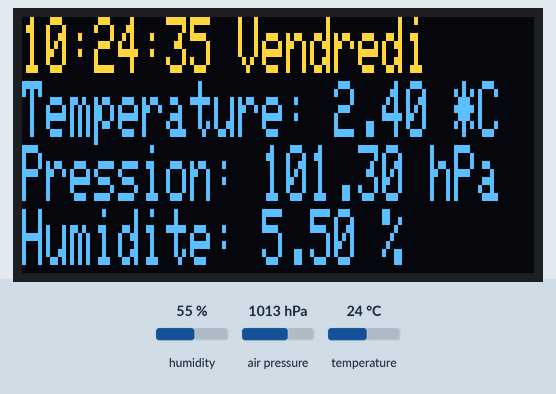
The sketch below on a simulated ESP8266 (NodeMCU). On the bench: 128×64 one-colour display. Inputs (shaded band) come from the test bench; at power-on: humidity 55 %, air pressure 1013 hPa, temperature 24 °C. The OLED is the two-colour kind (top 16 rows yellow); WiFi joins after 1.5 s; servers stay silent unless stated; network time is answered at once with the bench clock; uploads are accepted with an empty reply; the local clock reads 2024-03-15 10:24:30 at power-on unless the sketch sets it; what the sketch prints to the serial monitor is not drawn.

Above: at 6.2 s.
6.3 s: humidity set to 22 %
At 16.3 s:
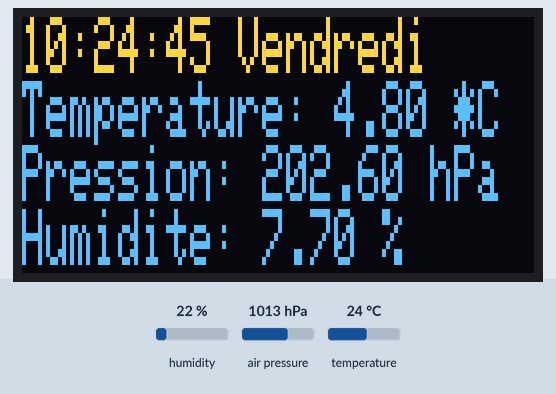
16.9 s: air pressure set to 952 hPa
At 26.8 s:
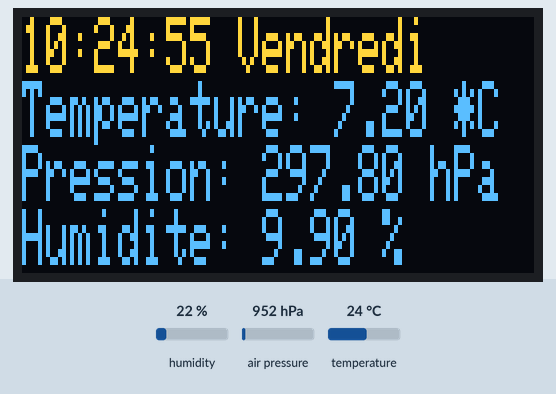
27.1 s: temperature set to 12 °C
At 36.2 s:
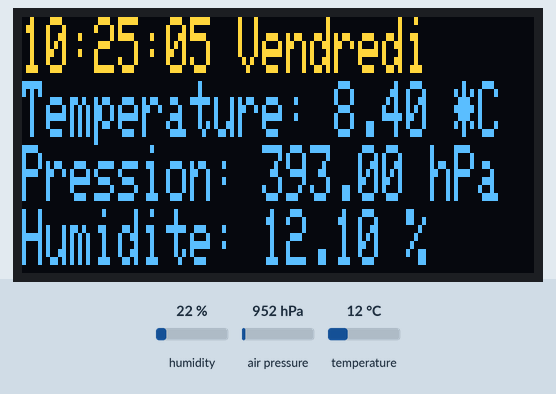
37.4 s: humidity set to 40 %
At 46.9 s:
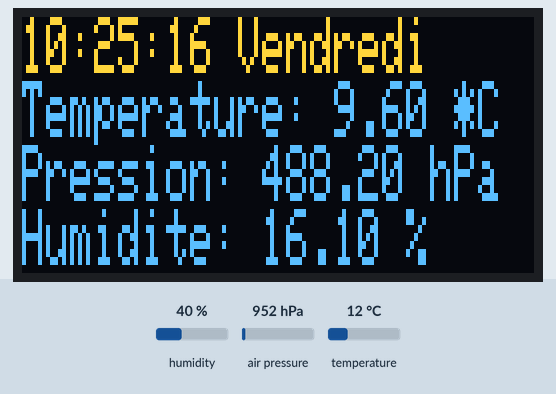
47.7 s: air pressure set to 975 hPa
At 57.5 s:
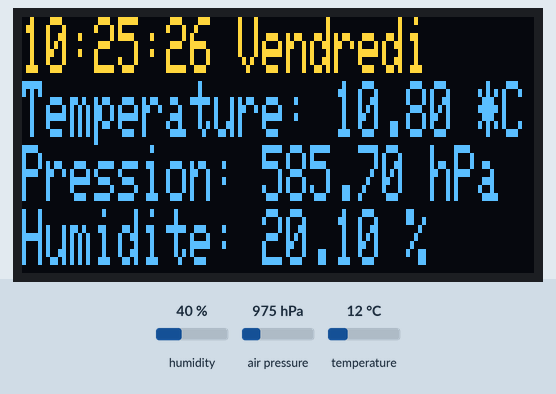
Timing chart, 0 to 59.0 s (numbered marks = the images above; inputs shaded):
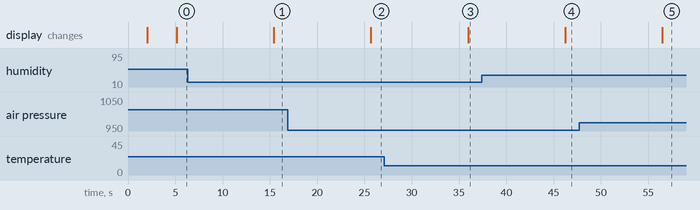

The sketch:

Projet_iOT4.ino
```cpp
#include <Wire.h>
#include <SPI.h>
#include <Adafruit_Sensor.h>
#include <Adafruit_BME280.h>
#include <Adafruit_GFX.h>
#include <Adafruit_SSD1306.h>
#include <NTPClient.h>
#include <ESP8266WiFi.h>
#include <WiFiUdp.h>
#include <Time.h>
#include <ESP8266HTTPClient.h>

#define SEALEVELPRESSURE_HPA (1013.25)
#define NUM_VALUES 10

Adafruit_BME280 bme;
Adafruit_SSD1306 display = Adafruit_SSD1306(128, 64, &Wire);

const char *ssid = "WIFI_Pi4";
const char *password = "123456789";

WiFiUDP ntpUDP;
NTPClient timeClient(ntpUDP, "pool.ntp.org", 3600, 60000);

String arr_days[]={"Dimanche","Lundi","Mardi","Mercredi","Jeudi","Vendredi","Samedi"};

float pressure_values[NUM_VALUES];
float temperature_values[NUM_VALUES];
float humidity_values[NUM_VALUES];
int i = 0;

void setup() {
  Serial.begin(9600);
  Serial.println("BME280 test");
  Wire.pins(2, 0);
  Wire.begin();

  WiFi.begin(ssid, password);

  display.begin(SSD1306_SWITCHCAPVCC, 0x3C);

  while (WiFi.status() != WL_CONNECTED) {
    delay(1000);
    Serial.print(".");
  }

  display.clearDisplay();

  display.setTextSize(1, 2);
  display.setTextColor(WHITE);
  display.setCursor(5, 2);
  display.println("Bienvenue dans");
  display.println("  notre Projet");
  display.println("       :)");
  display.display();

  delay(3000);

  timeClient.begin();

  bool status;
  status = bme.begin(0x76);
  if (!status) {
    Serial.println("Could not find a valid BME280 sensor, check wiring!");
    while (1);
  }
  Serial.println();
}

void loop() {
  display.setCursor(0,0);
  display.clearDisplay();

  timeClient.update();
  Serial.println(" "+timeClient.getFormattedTime());
  String time = timeClient.getFormattedTime();
  display.print(time);

  int day = timeClient.getDay();
  display.println(" "+arr_days[day]);

  float pressure = bme.readPressure() / 100.0F;
  float temperature = bme.readTemperature();
  float humidity = bme.readHumidity();

  pressure_values[i] = pressure;
  temperature_values[i] = temperature;
  humidity_values[i] = humidity;

  i = (i + 1) % NUM_VALUES;

  // Calculer la moyenne
  float pressure_average = 0.0;
  float temperature_average = 0.0;
  float humidity_average = 0.0;
  for (int j = 0; j < NUM_VALUES; j++) {
    pressure_average += pressure_values[j];
    temperature_average += temperature_values[j];
    humidity_average += humidity_values[j];
  }
  pressure_average /= NUM_VALUES;
  temperature_average /= NUM_VALUES;
  humidity_average /= NUM_VALUES;

  Serial.print("Temperature = "); Serial.print(temperature_average); Serial.println(" *C");
  display.print("Temperature: "); display.print(temperature_average); display.println(" *C");

  Serial.print("Pression = "); Serial.print(pressure_average); Serial.println(" hPa");
  display.print("Pression: "); display.print(pressure_average); display.println(" hPa");

  Serial.print("Humidite = "); Serial.print(humidity_average); Serial.println(" %");
  display.print("Humidite: "); display.print(humidity_average); display.println(" %");

  Serial.println();
  display.display();
  delay(5000);

  HTTPClient http;
  WiFiClient client;
  http.begin(client, "http://192.168.137.5:80/api/data");
  http.addHeader("Content-Type", "application/json");
  String payload = "{\"temperature\": " + String(temperature_average) +
                  ",\"humidity\": " + String(humidity_average) +
                  ",\"pressure\": " + String(pressure_average) +
                  ",\"day\": " + String(day) +
                  ",\"hour\": \"" + time + "\"}";
  int httpResponseCode = http.POST(payload);
  if (httpResponseCode > 0) {
    Serial.println("Data sent");
    Serial.println(payload);
  } else {
    Serial.println("Error sending data");
    Serial.println(payload);
  }
  http.end();

  delay(5000);
}
```

Measured:
- after the input at 6.3 s, the display: changes after 9.1 s (image 1)
- after the input at 16.9 s, the display: changes after 8.8 s (image 2)
- after the input at 27.1 s, the display: changes after 8.9 s (image 3)
- after the input at 37.4 s, the display: changes after 8.8 s (image 4)
- after the input at 47.7 s, the display: changes after 8.8 s (image 5)
